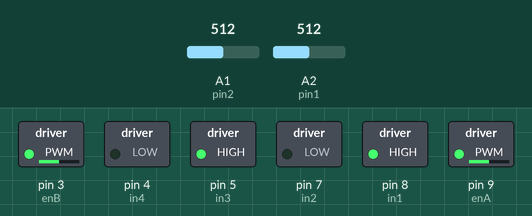
Recording of a sketch running on a simulated Arduino Uno, built with avr-gcc and run on an emulated ATmega328P. Shown: switched loads named in the sketch (green lamp = pin HIGH). The test bench sets the inputs (shaded band); at power-on: A1 (pin2) = 512, A2 (pin1) = 512.

Above: at 1.2 s.
1.3 s: A1 (pin2) set to 716
At 2.4 s:
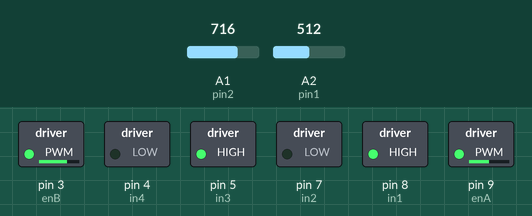
2.8 s: A2 (pin1) set to 716
At 3.6 s:
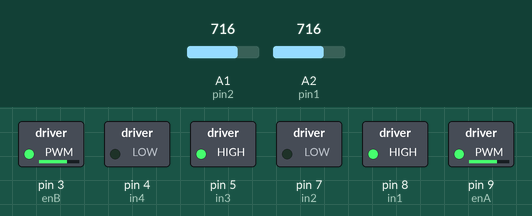
4.3 s: A1 (pin2) set to 900
At 4.7 s:
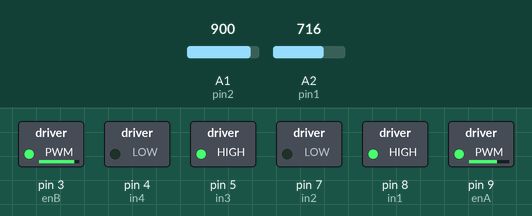
5.8 s: A2 (pin1) set to 900
At 7.0 s:
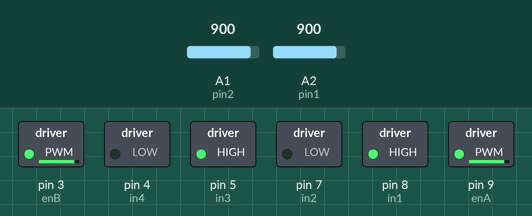
7.3 s: A1 (pin2) set to 511
At 8.2 s:
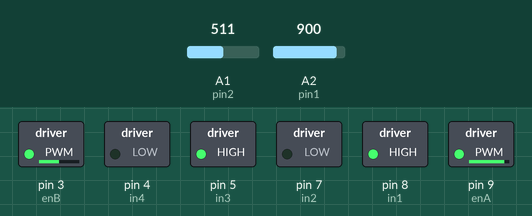
8.8 s: A2 (pin1) set to 122
At 9.3 s:
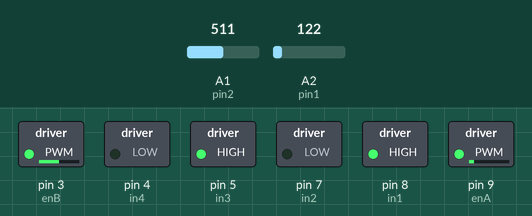
Timing chart, 0 to 11.3 s (numbered marks = the images above; inputs shaded):
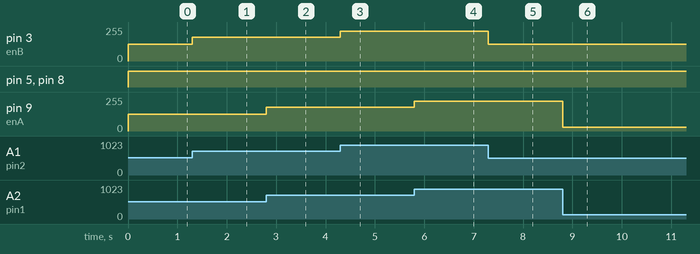

Measured:
- after the input at 1.3 s, pin 3 (enB): 127/255 → 178/255 at once
- after the input at 2.8 s, pin 9 (enA): 127/255 → 178/255 at once
- after the input at 4.3 s, pin 3 (enB): 178/255 → 224/255 at once
- after the input at 5.8 s, pin 9 (enA): 178/255 → 224/255 at once
- after the input at 7.3 s, pin 3 (enB): 224/255 → 127/255 at once
- after the input at 8.8 s, pin 9 (enA): 224/255 → 30/255 at once

The sketch:

DCmotor-code.ino
```cpp
// Motor A
int enA = 9;
int in1 = 8;
int in2 = 7;

// Motor B
int enB = 3;
int in3 = 5;
int in4 = 4;

int pin1 = A2;
int pin2 = A1;


// Motor Speed Values - Start at zero
int MotorSpeed1 = 0;
int MotorSpeed2 = 0;

void setup()
{
  // Set all the motor control pins to outputs
  pinMode(enA, OUTPUT);
  pinMode(enB, OUTPUT);
  pinMode(in1, OUTPUT);
  pinMode(in2, OUTPUT);
  pinMode(in3, OUTPUT);
  pinMode(in4, OUTPUT);
}

void loop() {
  // Set Motor A forward
  digitalWrite(in1, HIGH);
  digitalWrite(in2, LOW);

 // Set Motor B forward

  digitalWrite(in3, HIGH);
  digitalWrite(in4, LOW);

  // Read the values from the potentiometers
  MotorSpeed1 = analogRead(pin1);
  MotorSpeed2 = analogRead(pin2);

  // Convert to range of 0-255
  MotorSpeed1 = map(MotorSpeed1, 0, 1023, 0, 255);
  MotorSpeed2 = map(MotorSpeed2, 0, 1023, 0, 255);

  // Set the motor speeds
  analogWrite(enA, MotorSpeed1);
  analogWrite(enB, MotorSpeed2);

}
```
